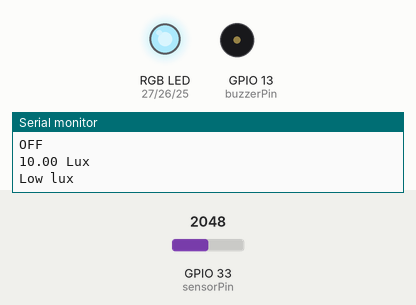
A sketch run on a simulated ESP32. Shown: an RGB LED mixed from three pins (HIGH = lit), buzzer (waves = sounding), the last lines printed to the serial monitor. The test bench sets the inputs (shaded band); at power-on: GPIO 33 (sensorPin) = 2048.

Above: at 3.8 s.
3.9 s: GPIO 33 (sensorPin) set to 2658
8.2 s: GPIO 33 (sensorPin) set to 2794
At 10.7 s:
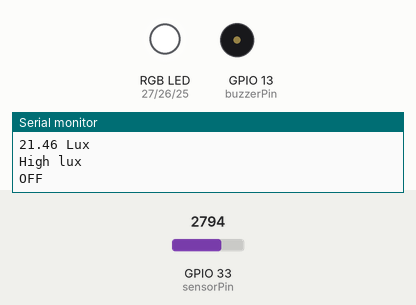
14.6 s: GPIO 33 (sensorPin) set to 2047
At 20.1 s:
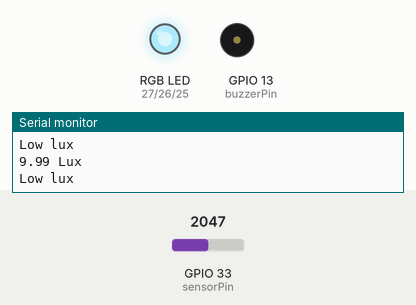
20.7 s: GPIO 33 (sensorPin) set to 2866
At 26.1 s:
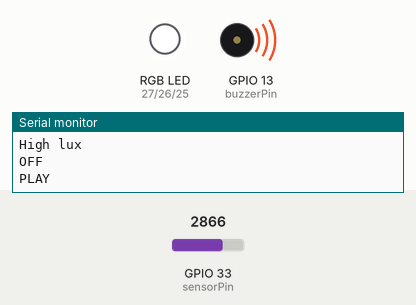
Timing chart, 0 to 27.8 s (numbered marks = the images above; inputs shaded):
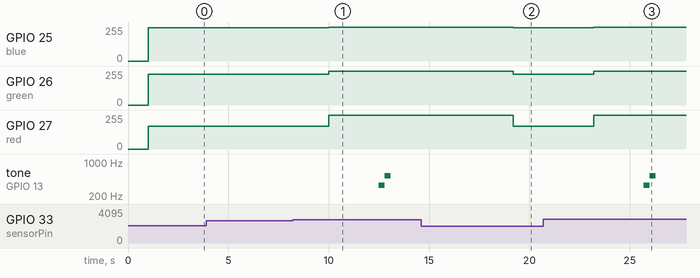

The sketch:

ensyuu7_10_speaker_light_sonsor_finish.ino
```cpp
#define sensorPin 33 //INPUTA:33 INPUTB:32
#define red 27
#define green 26
#define blue 25

int swFlag = 0;


//speaker
#define buzzerPin 13

#define BEAT 500
#define DO 261.6
#define _DO 277.18
#define RE 293.665
#define _RE 311.127
#define MI 329.63
#define FA 349.228
#define _FA 369.994
#define SO 391.995
#define _SO 415.305
#define RA 440
#define _RA 466.164
#define SI 493.883
#define octDO 523.251
#define octRE 587.330
#define octMI 659.255


void playmusic()
{


  ledcWriteTone(4,MI);
  delay(300);
  ledcWriteTone(4,octDO);
  delay(300);
  ledcWriteTone(4,0);
  delay(600);
  // ledcWriteTone(4,MI);
  // delay(300);
  // ledcWriteTone(4,SI);
  // delay(300);
  // ledcWriteTone(4,0);
  // delay(600);
  // ledcWriteTone(4,MI);
  // delay(300);
  // ledcWriteTone(4,RA);
  // delay(600);
  // ledcWriteTone(4,SO);
  // delay(300);
  // ledcWriteTone(4,FA);
  // delay(300);
  // ledcWriteTone(4,SO);
  // delay(600);
  // ledcWriteTone(4,0);
  // delay(300);

  // ledcWriteTone(4,DO);
  // delay(300);
  // ledcWriteTone(4,RE);
  // delay(300);
  // ledcWriteTone(4,FA);
  // delay(300);
  // ledcWriteTone(4,RA);
  // delay(300);
  // ledcWriteTone(4,octDO);
  // delay(300);

  // ledcWriteTone(4,SI);
  // delay(300);
  // ledcWriteTone(4,SO);
  // delay(300);
  // ledcWriteTone(4,MI);
  // delay(300);
  // ledcWriteTone(4,RE);
  // delay(300);
  // ledcWriteTone(4,MI);
  // delay(1200);
  // ledcWriteTone(4,0);
  // delay(900);

  // ledcWriteTone(4,MI);
  // delay(300);
  // ledcWriteTone(4,octDO);
  // delay(300);
  // ledcWriteTone(4,0);
  // delay(600);
  // ledcWriteTone(4,MI);
  // delay(300);
  // ledcWriteTone(4,SI);
  // delay(300);
  // ledcWriteTone(4,0);
  // delay(600);
  // ledcWriteTone(4,MI);
  // delay(300);
  // ledcWriteTone(4,RA);
  // delay(600);
  // ledcWriteTone(4,SO);
  // delay(300);
  // ledcWriteTone(4,FA);
  // delay(300);
  // ledcWriteTone(4,SO);
  // delay(600);
  // ledcWriteTone(4,0);
  // delay(300);

  // ledcWriteTone(4,MI);
  // delay(300);
  // ledcWriteTone(4,RE);
  // delay(300);
  // ledcWriteTone(4,FA);
  // delay(300);
  // ledcWriteTone(4,RA);
  // delay(300);
  // ledcWriteTone(4,octDO);
  // delay(300);

  // ledcWriteTone(4,octRE);
  // delay(300);
  // ledcWriteTone(4,octMI);
  // delay(300);
  // ledcWriteTone(4,SI);
  // delay(300);
  // ledcWriteTone(4,SO);
  // delay(300);
  // ledcWriteTone(4,RA);
  // delay(1200);
  // ledcWriteTone(4,0);
  // delay(900);

  // //Bパート
  // ledcWriteTone(4,RA);
  // delay(300);
  // ledcWriteTone(4,SI);
  // delay(300);
  // ledcWriteTone(4,octDO);
  // delay(300);
  // ledcWriteTone(4,octDO);
  // delay(300);
  // ledcWriteTone(4,octDO);
  // delay(300);
  // ledcWriteTone(4,octDO);
  // delay(300);
  // ledcWriteTone(4,octDO);
  // delay(300);
  // ledcWriteTone(4,SI);
  // delay(300);
  // ledcWriteTone(4,RA);
  // delay(300);
  // ledcWriteTone(4,SI);
  // delay(300);
  // ledcWriteTone(4,SO);
  // delay(1200);
  // ledcWriteTone(4,0);
  // delay(900);

  // ledcWriteTone(4,FA);
  // delay(200);
  // ledcWriteTone(4,SO);
  // delay(200);
  // ledcWriteTone(4,RA);
  // delay(300);
  // ledcWriteTone(4,RA);
  // delay(300);
  // ledcWriteTone(4,RA);
  // delay(300);
  // ledcWriteTone(4,RA);
  // delay(300);
  // ledcWriteTone(4,RA);
  // delay(300);
  // ledcWriteTone(4,SO);
  // delay(300);
  // ledcWriteTone(4,FA);
  // delay(300);
  // ledcWriteTone(4,SO);
  // delay(300);
  // ledcWriteTone(4,MI);
  // delay(1200);
  // ledcWriteTone(4,0);
  // delay(900);

  // ledcWriteTone(4,MI);
  // delay(300);
  // ledcWriteTone(4,DO);
  // delay(300);
  // ledcWriteTone(4,RE);
  // delay(300);
  // ledcWriteTone(4,FA);
  // delay(300);
  // ledcWriteTone(4,RA);
  // delay(300);
  // ledcWriteTone(4,SO);
  // delay(900);

  // ledcWriteTone(4,FA);
  // delay(300);
  // ledcWriteTone(4,RE);
  // delay(300);
  // ledcWriteTone(4,MI);
  // delay(300);
  // ledcWriteTone(4,RA);
  // delay(300);
  // ledcWriteTone(4,SI);
  // delay(300);
  // ledcWriteTone(4,octRE);
  // delay(300);
  // ledcWriteTone(4,octDO);
  // delay(300);
  // ledcWriteTone(4,SI);
  // delay(300);
  // ledcWriteTone(4,octDO);
  // delay(300);

  // //Cパート
  // ledcWriteTone(4,octMI);
  // delay(600);
  // ledcWriteTone(4,0);
  // delay(300);
  // ledcWriteTone(4,octRE);
  // delay(200);
  // ledcWriteTone(4,octMI);
  // delay(200);
  // ledcWriteTone(4,RA);
  // delay(600);
  // ledcWriteTone(4,0);
  // delay(300);

  // ledcWriteTone(4,SO);
  // delay(200);
  // ledcWriteTone(4,RA);
  // delay(200);
  // ledcWriteTone(4,MI);
  // delay(600);
  // ledcWriteTone(4,0);
  // delay(300);
  // ledcWriteTone(4,RE);
  // delay(200);
  // ledcWriteTone(4,MI);
  // delay(200);
  // ledcWriteTone(4,RA);
  // delay(600);
  // ledcWriteTone(4,0);
  // delay(600);
  // ledcWriteTone(4,SI);
  // delay(900);
  // ledcWriteTone(4,0);
  // delay(2000);
}


void setup() {
 //光センサー、モニタ
 Serial.begin(115200);//USBの黒いチップとPCの通信速度。シリアルモニタが必要な時にするセット
 pinMode(sensorPin, INPUT);//センサーなのでインプット

 //LED 使用するタイマーのチャネル,周波数,デューティ比を設定
 ledcSetup(0, 12800, 8);
 ledcSetup(1, 12800, 8);
 ledcSetup(2, 12800, 8);


  // 各色を各チャネルへ接続
 ledcAttachPin(red, 0);
 ledcAttachPin(green, 1);
 ledcAttachPin(blue, 2);

 //スピーカー
 ledcAttachPin(buzzerPin,4);
 ledcSetup(4, 1200, 8);

}

void loop() {

  float cds_ad = analogRead(sensorPin);
  float cds_v = cds_ad * 3.3 / 4096;//分解能（2進数の限界）

  // 電圧値より、Lux計算
  float lux = 10000 * cds_v / (3.3 - cds_v) / 1000;

  Serial.print(lux);
  Serial.println(" Lux ");//

  if (lux > 20) {

    Serial.println("High lux");
    delay(1000);
    ledcWrite(0, 255);
    ledcWrite(1, 255);
    ledcWrite(2, 255);

    Serial.println("OFF");
    delay(1500);


      if(swFlag == 0){
        Serial.println("PLAY");
        delay(1000);
        playmusic();
        swFlag = !swFlag;

    } else {
      Serial.println("OFF");
      delay(1000);
      ledcWriteTone(4,0); //***1-4へ
      delay(1000);
  }
}


  else {
    Serial.println("Low lux");
    delay(1000);
   ledcWrite(0, 170);
   ledcWrite(1, 230);
   ledcWrite(2, 250);

     if(swFlag == 1){
        swFlag = !swFlag;

    } else {
        Serial.println("OFF");
        delay(1000);
        ledcWriteTone(4,0); //音が消える //***1-4へ
        delay(1000);
  }
  }
}
```

Measured:
- the behaviour switches between 2730 and 2731 on GPIO 33 (sensorPin) (found by bisection; images 0 and 1)
- after the input at 8.2 s, GPIO 25 (blue): 249/255 → 255/255 after 1.8 s; GPIO 26 (green): 229/255 → 255/255 after 1.8 s; GPIO 27 (red): 169/255 → 255/255 after 1.8 s; tone on GPIO 13 (buzzerPin): silent → 329 Hz after 4.3 s, → 523 Hz 0.30 s later, → silent 0.30 s later
- after the input at 14.6 s, GPIO 25 (blue): 255/255 → 249/255 after 4.6 s; GPIO 26 (green): 255/255 → 229/255 after 4.6 s; GPIO 27 (red): 255/255 → 169/255 after 4.6 s
- after the input at 20.7 s, GPIO 25 (blue): 249/255 → 255/255 after 2.5 s; GPIO 26 (green): 229/255 → 255/255 after 2.5 s; GPIO 27 (red): 169/255 → 255/255 after 2.5 s; tone on GPIO 13 (buzzerPin): silent → 329 Hz after 5.0 s, → 523 Hz 0.30 s later, → silent 0.30 s later
